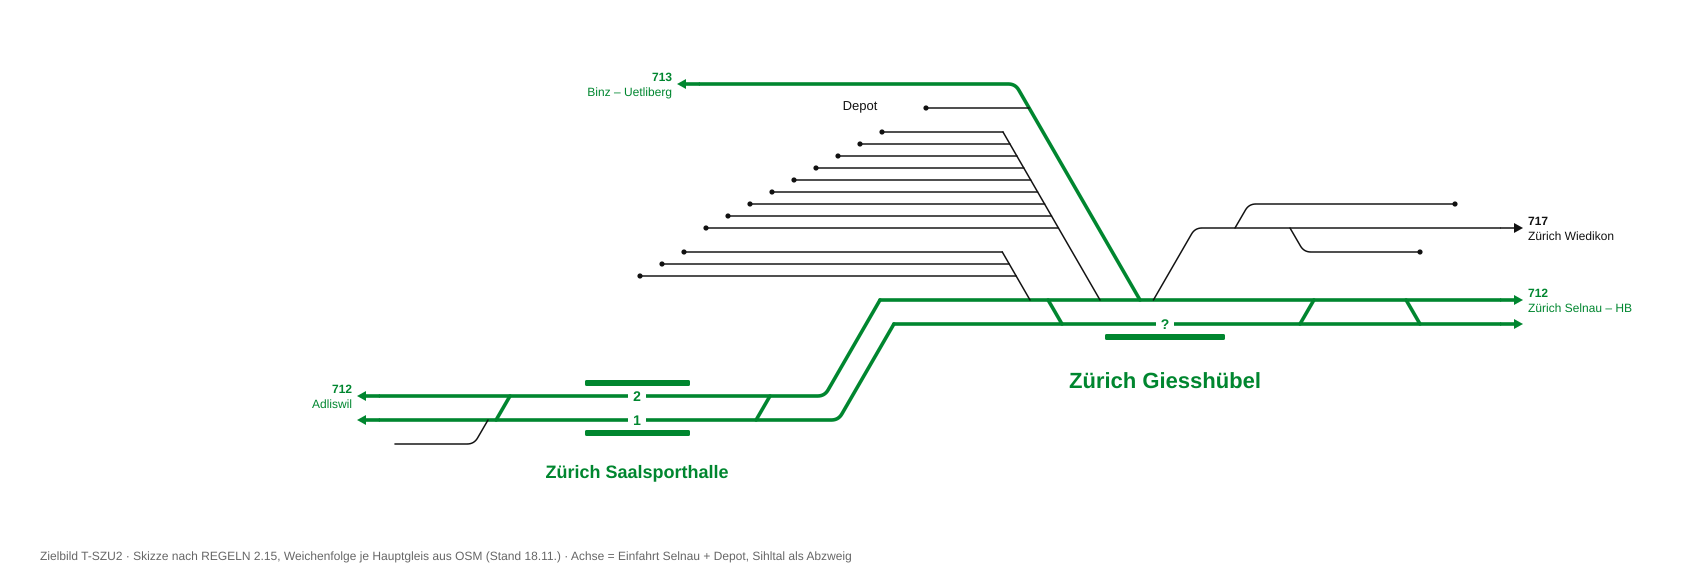

The script that drew this image:
import math
G="#00862f"; K="#111"; T=math.tan(math.radians(60))
out=[]
def rpath(pts, r=7):
    """Polylinie mit ausgerundeten Ecken (Quadratische Bögen)."""
    d=f"M{pts[0][0]:.1f},{pts[0][1]:.1f}"
    for i in range(1,len(pts)-1):
        p,q,n=pts[i-1],pts[i],pts[i+1]
        a=math.dist(p,q); b=math.dist(q,n); rr=min(r,a/2,b/2)
        s=(q[0]+(p[0]-q[0])*rr/a, q[1]+(p[1]-q[1])*rr/a); e=(q[0]+(n[0]-q[0])*rr/b, q[1]+(n[1]-q[1])*rr/b)
        d+=f"L{s[0]:.1f},{s[1]:.1f}Q{q[0]:.1f},{q[1]:.1f} {e[0]:.1f},{e[1]:.1f}"
    d+=f"L{pts[-1][0]:.1f},{pts[-1][1]:.1f}"; return d
def gleis(pts,haupt=True):
    out.append(f'<path d="{rpath(pts)}" fill="none" stroke="{G if haupt else K}" stroke-width="{3.6 if haupt else 1.5}" stroke-linecap="round"/>')
def diag(x0,y0,y1,links=True):  # 60°-Diagonale von (x0,y0) nach Ebene y1, Richtung links/rechts
    dx=abs(y1-y0)/T; return (x0-dx if links else x0+dx, y1)
def prell(x,y): out.append(f'<circle cx="{x}" cy="{y}" r="2.6" fill="{K}"/>')
def perron(x0,x1,y): out.append(f'<rect x="{x0}" y="{y-3}" width="{x1-x0}" height="6" rx="1.5" fill="{G}"/>')
def nr(t,x,y): out.append(f'<rect x="{x-9}" y="{y-8}" width="18" height="16" fill="#fff"/><text x="{x}" y="{y+5}" font-size="14" font-weight="600" text-anchor="middle" fill="{G}">{t}</text>')
def txt(t,x,y,size=13,anchor="middle",w=600,col=G): out.append(f'<text x="{x}" y="{y}" font-size="{size}" font-weight="{w}" text-anchor="{anchor}" fill="{col}">{t}</text>')
def pfeil(x,y,rechts,l1,l2,col=G):
    s=1 if rechts else -1; xa=x+s*14; sw=3.6 if col==G else 1.5
    out.append(f'<path d="M{x},{y}H{xa}" stroke="{col}" stroke-width="{sw}"/><path d="M{xa},{y-5}L{xa+s*9},{y}L{xa},{y+5}Z" fill="{col}"/>')
    an="start" if rechts else "end"; tx=xa+s*14
    txt(l1,tx,y-3,12,an,600,col); txt(l2,tx,y+12,12,an,500,col)

B,A=300,324
d=12/(math.sqrt(3)/2)          # Gleis B (oben, NW-Seite) und A (unten, Perronseite) – Doppelspur Selnau–Giesshübel–Sihltal
XR=1500              # rechter Planrand (Richtung Selnau)
# ---- Doppelspur Richtung Selnau mit Spurwechsel und Schere (Sihlbrücke)
gleis([(XR,B),(880,B)]); gleis([(XR,A),(880+d,A)])
# Knick ins Sihltal (REGELN 2.15: abbiegende Linie als Abzweig, Bündel knickt gemeinsam, Querabstand bleibt – 2.7)
d=12/(math.sqrt(3)/2)               # Knickversatz: gleicher Querabstand nach dem 60°-Knick (REGELN 1.15)
yB2,yA2=396,420
gleis([(880,B),diag(880,B,yB2),(380,yB2)]); gleis([(880+d,A),diag(880+d,A,yA2),(380,yA2)])
# Schere auf der Sihlbrücke und Spurwechsel weiter Richtung Selnau
gleis([(1300+24/T,B),(1300,A)])      # Spurwechsel B->A (OSM: Y s=668 -> X s=735), keine Schere
gleis([(1420,A),(1420-24/T,B)])
# Spurwechsel A->B am SW-Kopf Giesshübel
gleis([(1062,A),(1062-24/T,B)])
# Perron Giesshübel an Gleis A (aussen), Gleisnummer widersprüchlich in OSM -> «?»
perron(1105,1225,A+13); nr("?",1165,A)
# ---- 717 nach Wiedikon (einspurig, mündet in Gleis B), zwei Anschlussgleise
y717=228
gleis([(XR,y717),(1195,y717),diag(1195,y717,B,True)],False)        # 717 nur Güterverkehr -> schwarz (REGELN 1.21)
gleis([(1235,y717),(1235+24/T,204),(1455,204)],False); prell(1455,204)   # Anschlussgleis 41: westlich der 717 (oben)
gleis([(1290,y717),(1290+24/T,252),(1420,252)],False); prell(1420,252)   # Anschlussgleis 43: östlich, zwischen 717 und Hauptgleisen
# ---- 713 nach Binz/Uetliberg: von Gleis B nach oben links
y713=84
gleis([(1140,B),diag(1140,B,y713),(700,y713)])
# ---- Depot: Weichenstrasse ab Gleis B nach oben links, Abstellgleise waagrecht nach links (REGELN 2.3/2.10)
x1,top1=1100,132; gleis([(x1,B),diag(x1,B,top1)],False)          # Anschluss 1 ab B (OSM s=899)
x2=1030; gleis([(x2,B),diag(x2,B,252)],False)                      # Anschluss 2 ab B nach dem Spurwechsel (OSM s=970)
ys=list(range(276,251,-12)); yo=list(range(228,top1-1,-12))
for i,y in enumerate(ys):
    xl=x2-(B-y)/T; xe=640+i*22; gleis([(xl,y),(xe,y)],False); prell(xe,y)
for i,y in enumerate(yo):
    xl=x1-(B-y)/T; xe=706+i*22; gleis([(xl,y),(xe,y)],False); prell(xe,y)
x713=1140-(B-108)/T; gleis([(x713,108),(926,108)],False); prell(926,108)   # Anschluss 3 ab 713 (OSM Knoten -30/-17)
# ---- Saalsporthalle: Spurwechsel B->A davor, Seitenperrons, Spurwechsel dahinter
gleis([(770,yB2),(770-24/T,yA2)])
perron(585,690,yB2-13); perron(585,690,yA2+13); nr("2",637,yB2); nr("1",637,yA2)
gleis([(510,yB2),(510-24/T,yA2)]); gleis([(488,yA2),diag(488,yA2,yA2+24),(395,yA2+24)],False)
# ---- Abgänge
pfeil(XR,B,True,"712","Zürich Selnau – HB"); pfeil(XR,A,True,"",""); 
pfeil(XR,y717,True,"717","Zürich Wiedikon",K)
pfeil(700,y713,False,"713","Binz – Uetliberg"); pfeil(380,yB2,False,"712","Adliswil"); pfeil(380,yA2,False,"","")
# Beschriftung
txt("Zürich Giesshübel",1165,388,22,"middle",700); txt("Depot",860,110,13,"middle",500,K)
txt("Zürich Saalsporthalle",637,478,18,"middle",700)
txt("Zielbild T-SZU2 · Skizze nach REGELN 2.15, Weichenfolge je Hauptgleis aus OSM (Stand 18.11.) · Achse = Einfahrt Selnau + Depot, Sihltal als Abzweig",40,560,12,"start",500,"#666")
svg=f'''<svg xmlns="http://www.w3.org/2000/svg" viewBox="0 0 1700 580" font-family="Fira Sans, Arial, sans-serif"><rect width="1700" height="580" fill="#fff"/>{"".join(out)}</svg>'''
open("giesshuebel_ziel.svg","w").write(svg)
import cairosvg; cairosvg.svg2png(bytestring=svg.encode(),write_to="giesshuebel_ziel.png",output_width=2200)
